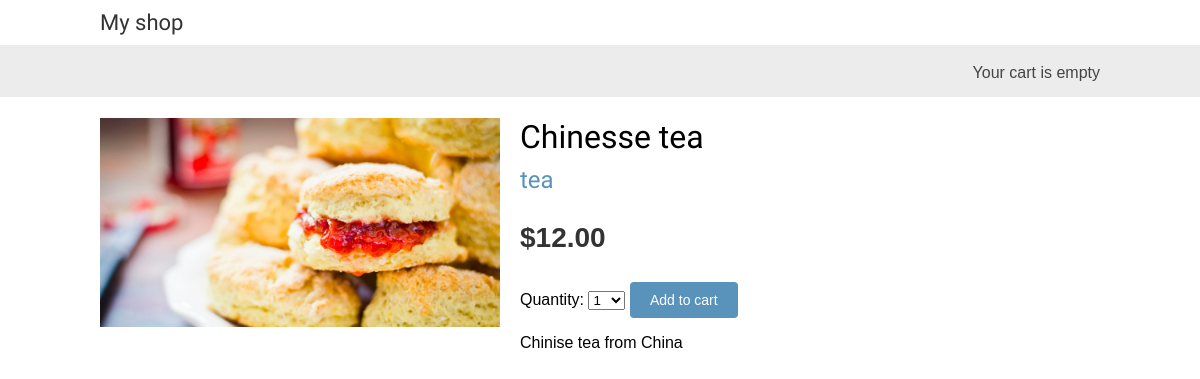
Page /2/chinesse-tea/ on the committed database.
### shop/models.py (models this page shows, shortened)
class Product(models.Model):
    category = models.ForeignKey(Category,related_name='products',on_delete=models.CASCADE)
    name = models.CharField(max_length=200)
    slug = models.SlugField(max_length=200)
    image = models.ImageField(upload_to='products/%Y/%m/%d',blank=True)
    description = models.TextField(blank=True)
    price = models.DecimalField(max_digits=10,decimal_places=2)
    available = models.BooleanField(default=True)
    created = models.DateTimeField(auto_now_add=True)
    updated = models.DateTimeField(auto_now=True)
    class Meta:
        ordering = ['name']
        indexes = [
            models.Index(fields=['id','slug']),
            models.Index(fields=['name']),
            models.Index(fields=['-created']),
        ]

class Category(models.Model):
    name = models.CharField(max_length=200)
    slug = models.SlugField(max_length=200,unique=True)
    class Meta:
        ordering = ['name']
        indexes = [
            models.Index(fields=['name']),
        ]
        verbose_name = 'category'
        verbose_name_plural = 'categories'
    def get_absolute_url(self):
        return reverse('shop:product_list_by_category',args=[self.slug])
    def __str__(self):
        return self.name

### shop/views.py (the view)
# urls.py: path('<int:id>/<slug:slug>/',views.product_detail,name='product_detail'),
def product_detail(request,id,slug):
    product = get_object_or_404(Product,id=id,slug=slug,available=True)
    cart_product_form = CartAddProductForm()
    return render(request,'shop/product/detail.html',{
        'product':product,
        'cart_product_form':cart_product_form})

### cart/forms.py
class CartAddProductForm(forms.Form):
    quantity = forms.TypedChoiceField(
        choices=PRODUCT_QUANTITY_CHOICES,
        coerce=int
    )
    override = forms.BooleanField(required=False,initial=False,widget=forms.HiddenInput)

### shop/templates/shop/product/detail.html (shortened to what this page needs)
{% extends "shop/base.html" %}
{% load static %}
{% block content %}
<div class="product-detail">
    <img src="{% if product.image %}{{ product.image.url }}{% else %}{% static 'img/no_image.png' %}{% endif %}" alt="">
    <h1>{{ product.name }}</h1>
    <h2>
        <a href="{{ product.category.get_absolute_url }}">{{ product.category }}</a>
    </h2>
    <p class="price">${{ product.price }}</p>
    <form action="{% url 'cart:cart_add' product.id %}" method="post">
        {{ cart_product_form }}
        <input type="submit" value="Add to cart">
    </form>
    {{ product.description|linebreaks }}
</div>
{% endblock %}

### shop/static/css/base.css (style rules this page uses)
body { margin:0; padding:0; font-family:helvetica, sans-serif; }
h1, h2, h3, h4, h5 , h6 { font-family: 'Ubuntu', sans-serif; font-weight:normal; }
a { text-decoration:none; color:#5993bb; }
a.button, input[type="submit"] { color:#fff; background:#5993bb; border-radius:4px; padding:10px 20px; font-size:14px; border:0; }
.product-detail { text-align:justify; }
.product-detail .price { color:#333; font-size:28px; font-weight:bold; }
.product-detail img { width:40%; float:left; padding:0 20px 20px 0; }
.product-detail h1 { margin-bottom:0; }
.product-detail h2 { margin-top:10px; }

### rows in the picture
Product: image (picture), name "Chinesse tea", category "tea", price "12.00", description "Chinise tea from China"
